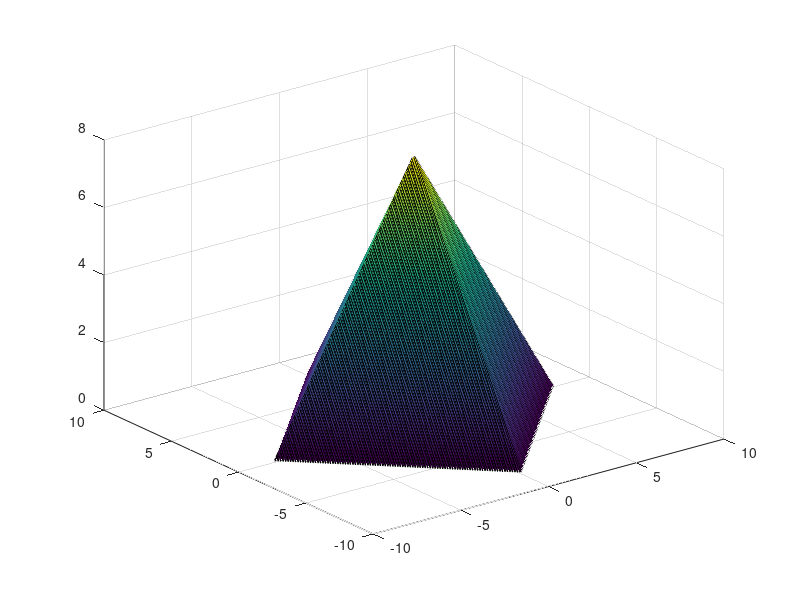

Here is the MATLAB script that generated this plot: (Note: this script raises an error after producing the figure.)
%% File Dependencies: 
% Core: illiSeg.m, reconstruct3D.m
% Accessory: rgb2lab.m, tight_subplot.m, getAllFilesInFolder.m,
% csvwrite_with_headers.m
%
% Flowchart: 
% Pair images into triplets, rename and compress the image files --- READ module
% 
sz = [5 5 5];
x = 1:sz(1);
y = 1:sz(2);
z = 1:sz(3);
[X,Y,Z] = meshgrid(x,y,z);

x = linspace(-8,8,200);
y = linspace(-8,8,200);
[X,Y] = meshgrid(x,y);
Z = (4-abs(X)) + (4-abs(Y));
Z(Z < 0) = NaN;
surf(X,Y,Z)
%% Control panel
READ = false; COMPRESS = true; compress_size = 1024; % Rename image file (one-time only), compress image file (if the resolution remains the same, turn off the switch)
SEGMENT = false;
RECONSTRUCT = true;

% User define folder name here
inFolderName = './samples/Jul_12_2018/'; 

%% Single ball case
% img = imread(fullfile(inFolderName, 'IMG_0443.jpg'));
% % Compress
% [h,w,d] = size(img);
% if h > w
%     img = imresize(img, [compress_size NaN]);
% else
%     img = imresize(img, [NaN compress_size]);
% end
% % Segmentation
% imageSegmenter(img); % use active contour
% pause;
% imageSegmenter close;
% % Region property
% [Label,N] = bwlabel(BW, 4); % N is the number of regions
% stats = regionprops(Label, 'all'); 
% allBoundingBox = [stats.BoundingBox];
% ballCrop = imcrop(BW,allBoundingBox(1:4));
% 
% view = 2;
% for i = 61 : 120
%     imwrite(ballCrop, fullfile(inFolderName, strcat('timg', sprintf('%04d', i), '_', num2str(view), '_ball', '.png')));
% end

%% READ: Read image files
if READ  
    % Create output folder for raw images
    rawFolderName = strcat(inFolderName, 'Raw/');
    if ~exist(rawFolderName, 'dir')
        mkdir(rawFolderName);
    end   
    
    % Specify the working folder and get all image files in it
    fnames = getAllFilesInFolder(inFolderName); % getAllFilesInFolder.m can be customed to filter out some file types
%     if (mod(length(fnames),3) ~= 0) % check if the images are correctly taken 3 views of each particle
%         error("Images are not paired in triplet...Please check if some views are missing!");
%     end

    % Format arbitrary image file names to img000N_X and move to Raw folder
    % where N = image No. and X = 0(top)/1(front)/2(side) 
    % Note: raw images should be taken in sequence front-->side-->top!
    % The filename formatting should only be done once for a folder
    % Get the file extension
    [path, name, extension] = fileparts(fnames{1}); 
    for i = 1 : length(fnames)
        % newFileName = strcat('img', sprintf('%04d', ceil(i / 3)), '_', num2str(mod(i, 3)), extension); % for triplet images
        % For individual set
        view = 1; % 0(top)/1(front)/2(side) 
        newFileName = strcat('img', sprintf('%04d', i), '_', num2str(view), extension);
        
        % Rename files and put them under "Raw" folder
        movefile(fullfile(inFolderName, fnames{i}), fullfile(rawFolderName, newFileName));     
    end
    
    % Avoid having too large image file and long running time, pre-processing the files
    if COMPRESS
        % Create output folder for compressed images
        compressFolderName = strcat(inFolderName, 'Compressed/');
        if ~exist(compressFolderName, 'dir')
            mkdir(compressFolderName);
        end
        
        fnames = getAllFilesInFolder(rawFolderName);
        for i = 1 : length(fnames)
            img = imread(fullfile(rawFolderName, fnames{i}));

            % Fix a default dimension of 1024
            [h,w,d] = size(img);
            if h > w
                img = imresize(img, [compress_size NaN]);
            else
                img = imresize(img, [NaN compress_size]);
            end

            % Save compressed image
            [path, name, extension] = fileparts(fnames{i});
            imwrite(img, fullfile(compressFolderName, strcat(name, '.png'))); % @note: DON'T save as .jpg! This will lead to lossful compression and the segmentation results will be messed up! use PNG
        end
    end
    
end

%% SEGMENT: Particle and calibration ball segmentation
if SEGMENT
    close all;
    
    % Locate input files
    compressFolderName = strcat(inFolderName, 'Compressed/');
    fnames = getAllFilesInFolder(compressFolderName);
    
%     rawFolderName = strcat(inFolderName, 'Raw/');
%     fnames = getAllFilesInFolder(rawFolderName);
    
    % Create output folder
    segFolderName = strcat(inFolderName, 'Segmentation/');
    if ~exist(segFolderName, 'dir')
        mkdir(segFolderName);
    end
    
    % Group segmentation or single segmentation based on user's option
    DEBUG = true; object = 1; view = 2; % designate the object & view (1-top;2-front;3-side) to debug
    if DEBUG
        % Create debug  folder or clear existing folder
        debugFolderName = strcat(segFolderName, 'Debug/');
        if ~exist(debugFolderName, 'dir')
            mkdir(debugFolderName);
        else
            % Clear existing files in debug folder
            % delete(strcat(debugFolderName, '*'));
        end
        % Debug individual image (either illiSeg or illiSeg_old)
        % For images organized in triplet sequence: 
        % result = illiSeg(fullfile(compressFolderName, fnames{(object - 1) * 3 + view}), DEBUG);
        
        % For batch processing of each view (phone) images separately:
        result = illiSeg(fullfile(compressFolderName, strcat('img', sprintf('%04d', object), '_', num2str(view - 1), '.png')), DEBUG);
        
        % For manually segmentation
%         img = imread(fullfile(compressFolderName, strcat('img', sprintf('%04d', object), '_', num2str(view - 1), '.png')));
%         imageSegmenter(img);
%         pause;
%         imageSegmenter close;
%         rockBoundary = bwperim(BW, 4); 
%         img = imoverlay(img, rockBoundary, 'red');
%         
%         [Label,N] = bwlabel(BW, 4); 
%         stats = regionprops(Label, 'all'); 
%         allBoundingBox = [stats.BoundingBox];
%         rockCrop = imcrop(BW,allBoundingBox(1:4));
%         imwrite(img, fullfile(debugFolderName, strcat('img', sprintf('%04d', object), '_', num2str(view - 1), '.png')));
%         imwrite(rockCrop, fullfile(debugFolderName, strcat('timg', sprintf('%04d', object), '_', num2str(view - 1), '_rock', '.png')));
    else
        % For batch processing of each view (phone) images separately:
        for i = 1 : length(fnames)
            illiSeg(fullfile(compressFolderName, fnames{i}), DEBUG);
        end
        
        % For images organized in triplet sequence: 
%         summary = [];
%         for object = 1 : length(fnames) / 3
%             results = [];
%             for i = 1 : 3 % image triplet of top-front-side views of an object
%                 views{i} = fullfile(compressFolderName, fnames{(object - 1) * 3 + i});
%                 results = cat(2, results, illiSeg(views{i}, DEBUG));
%             end
%             summary(2*(object-1)+1:2*(object-1)+2, :) = results;
%             % summary compiles particle information of all the segmented images
%             % Columns are the hole ratios of the rock particle and the
%             % equivalent diameters of the calibration ball, interleaved following
%             % top-front-side sequence. Rows are interleaved as rock-ball pair.
%             % Example:
%             % ratio1_top ratio1_front ratio1_side ---- rock1
%             % diamt1_top diamt1_front diamt1_side ---- ball1
%             % ratio2_top ratio2_front ratio2_side ---- rock2
%             % diamt2_top diamt2_front diamt2_side ---- ball2
%             % ratio3_top ratio3_front ratio3_side ---- rock3
%             % diamt3_top diamt3_front diamt3_side ---- ball3
%             % ...
%         end
%         % Save the summary info to disk
%         save(fullfile(segFolderName, 'summary.mat'), 'summary');
    end
      
end

%% RECONSTRUCT: 3D reconstruction and volume estimation
if RECONSTRUCT
    close all;
    
    % Read measured weight/volume information
    file = fopen(fullfile(inFolderName, 'measure.txt'));
    line1 = textscan(fgetl(file), '%d %d', 'Delimiter', ' '); % Line 1: volume & weight indicator: integer 0/1 
    line2 = textscan(fgetl(file), '%d', 'Delimiter', ' '); % Line 2: number of triplet repetition
    volumeFlag = line1{1};
    weightFlag = line1{2};
    repetition = line2{1};
    i = 1; final = [];
    while feof(file) ~= 1
        line = textscan(fgetl(file), '%f %f', 'Delimiter', ' ');
        if volumeFlag && weightFlag % volume and weight
            final(i, 1) = line{1};
            final(i, 2) = line{2};
        elseif volumeFlag % volume only
            final(i, 1) = line{1};
            final(i, 2) = 0;
        else % weight only
            final(i, 1) = 0;
            final(i, 2) = line{1};
        end
        i = i + 1;
    end
    final_full = repelem(final, repetition, 1); % repeat each elements in a matrix
    fclose(file);
    % Result:
    % Matrix 'final':
    % 1st column -- Measured volume (in cm3)
    % 2nd column -- Measured weight (in g)
    % Matrix 'final_full': the replicated 'final' based on object
    % repetition, if 'final' is nx1 matrix and repetition is 3 for each
    % triplet, then 'final_full' is 3nx1 matrix

    % Locate input files
    segFolderName = strcat(inFolderName, 'Segmentation/');
%     S = load(fullfile(segFolderName, 'summary.mat'), '-mat');
%     info = S.summary;
    
    % Create output folder
    reconFolderName = strcat(inFolderName, 'Reconstruction/');
    if ~exist(reconFolderName, 'dir')
        mkdir(reconFolderName);
    end
    
    % Group reconstruction or single reconstruction based on user's option
    DEBUG = true; object = 104; % designate the object to debug
    if DEBUG
        % Create debug folder or clear existing folder
        debugFolderName = strcat(reconFolderName, 'Debug/');
        if ~exist(debugFolderName, 'dir')
            mkdir(debugFolderName);
        else
            % Clear existing files in debug folder
            delete(strcat(debugFolderName, '*'));
        end
        % Debug single object
        for view = 1 : 3
            rocks{view} = imread(fullfile(segFolderName, strcat('timg', sprintf('%04d', object), '_', num2str(view - 1), '_rock.png')));
            balls{view} = imread(fullfile(segFolderName, strcat('timg', sprintf('%04d', object), '_', num2str(view - 1), '_ball.png')));
            % D(view) = info(2 * object, view); 
            D(view) = min(size(balls{view})); % based on minimum dimension
            %R(view) = info(2 * object - 1, view);
        end
        [rockVoxel, removal] = reconstruct3D(rocks, D, DEBUG, true);
        %ballVoxel = reconstruct3D(balls, D, DEBUG);
        %rockVolume = rockVoxel / ballVoxel * 8 * (2 - sqrt(2)) * 0.75^3 * 16.3871; % the orthogonal intersection volume of a sphere
        
        % Plot volume comparsion
%         figure; hold on;
%         range = 2000;
%         xlim([0 range]), ylim([0 range]), pbaspect([1 1 1]);
%         handle = zeros(4, 1);
%         handle(1) = plot(final_full(object,1), rockVolume, '*r');  % data point
%         refLine = linspace(0, range, 6); 
%         percent10Error = refLine .* 0.1;
%         percent20Error = refLine .* 0.2;
%         handle(2) = plot(refLine, refLine, '-k', 'LineWidth', 1); % 45 deg reference line
%         handle(3) = plot(refLine, refLine + percent10Error, '--g', 'LineWidth', 1); % 10% error range line
%         plot(refLine, refLine - percent10Error, '--g', 'LineWidth', 1);
%         handle(4) = plot(refLine, refLine + percent20Error, '--b', 'LineWidth', 1); % 20% error range line
%         plot(refLine, refLine - percent20Error, '--b', 'LineWidth', 1);
%         legend(handle, 'Reconstructed Volume', 'Reference Line', '10% Eror', '20% Error', 'Location', 'NorthWest');
%         title('Volume Comparsion'), xlabel('Actual Volume (in cm3)'), ylabel('Reconstructed Volume (in cm3)');
        % saveas(gcf, fullfile(debugFolderName, 'comparison_volume.png'));
    else
        % Calculate the benchmarked dimensions (x,y,z) from the least squares 
        % solution of the linear system
        nums = size(final_full, 1); % size(info,1) / 2; % number of particles
        weights = [];
        volumes = [];
        remove = [];
        for i = 1 : nums
            D = []; % diameters of calibration ball
            R = []; % hole ratios of rock
            for j = 1 : 3
                rocks{j} = imread(fullfile(segFolderName, strcat('timg', sprintf('%04d', i), '_', num2str(j - 1), '_rock.png')));
                balls{j} = imread(fullfile(segFolderName, strcat('timg', sprintf('%04d', i), '_', num2str(j - 1), '_ball.png')));
                % D(j) = info(2 * i, j); 
                D(j) = min(size(balls{j})); % options: use equivalent diameter, or the minimum diameter
                % R(j) = info(2 * i - 1, j);
            end
            [rockVoxel, sphericity, removal] = reconstruct3D(rocks, D, DEBUG, true);
            %voxel(i) = rockVoxel;
            %remove = cat(1, remove, removal);
            [ballVoxel, sphericity] = reconstruct3D(balls, D, DEBUG, false);
            % Options for the calibration ball volume: 
            % 1. Actual 1 in. ball volume is 4/3*PI*R^3 = 0.523599 in3
            % use the ball diameter in top view to compute volume from the
            % volume equation
            % 2. Assume the reconstructed body is exactly the 1 in. ball
            % volume            
            % 3. Theoretical 3D reconstructed ball is not a sphere, but a
            % intersected body with volume V = 8(2 - sqrt(2))R^3
            % use the reconstructed ball voxel to compute the rock volume
            % Note: an overall calibration factor is needed b/c the
            % reconstructed volume is consistently greater than the actual,
            % by default 0.8
            % Ref: http://xuxzmail.blog.163.com/blog/static/25131916200974113416209/
            
            % rockVolume = 0.8 * rockVoxel / (4 / 3 * 3.1415926 * (D(1)/2)^3) * 0.523599 * 16.3871;
            %rockVolume = rockVoxel / ballVoxel * 1.76714 * 16.3871; % calibration ball is V = 4/3 * PI * R3 = 0.523599 in3; 1 in3 = 16.3871 cm3
            rockVolume =  rockVoxel / ballVoxel * 8 * (2 - sqrt(2)) * 0.75^3 * 16.3871; % the orthogonal intersection volume of a sphere
            Gs = 2.66; % typical specific gravity of rock = 2.65g/cm3
            rockWeight = rockVolume * Gs; 
            volumes(i, 1) = rockVolume;
            weights(i, 1) = rockWeight;
            % sphere(i,1) = sphericity; % not used
            
            % Volume correction based on hole ratio (not used for now)
            % holeRatio = 1 - mean(R);
            % rockVoxel = rockVoxel * holeRatio;     
        end
        
%         csvwrite(fullfile(reconFolderName, 'voxel.csv'), voxel);
%         csvwrite(fullfile(reconFolderName, 'removal.csv'), remove);
        
        % Save the 3D voxel array to disk
        save(fullfile(reconFolderName, 'volume.mhat'), 'volumes'); 
        
        % For full results
        error_volume = (volumes - final_full(:, 1)) ./ final_full(:, 1) * 100;
        error_weight = (weights - final_full(:, 2)) ./ final_full(:, 2) * 100;
        final_full = [final_full(:, 1) volumes error_volume final_full(:, 2) weights error_weight];
        
        % For average results
        volumes = reshape(volumes, repetition, []); % reshape the matrix
        mean_volume = mean(volumes, 1)'; % take the mean every n repetitons
        error_volume = (mean_volume - final(:, 1)) ./ final(:, 1) * 100;
        weights = reshape(weights, repetition, []);
        mean_weight = mean(weights, 1)';
        error_weight = (mean_weight - final(:, 2)) ./ final(:, 2) * 100;
        final = [final(:, 1) mean_volume error_volume final(:, 2) mean_weight error_weight];
        
        csvwrite(fullfile(reconFolderName, 'volumes.csv'), mean_volume);
        
        header = {'Particle No.', 'Measured Volume (cm3)', 'Measured Weight (g)', 'Reconstructed Volume (cm3)', 'Volume1 (cm3)', 'Volume2 (cm3)', 'Volume3 (cm3)'};
        % header = {'Particle No.', 'Measured Volume (cm3)', 'Measured Weight (g)', 'Reconstructed Volume (cm3)', 'Volume1 (cm3)'};
        data = [ (1:size(final,1))' final(:,1) final(:,4) mean_volume volumes' ];
        csvwrite_with_headers(fullfile(reconFolderName, 'result.csv'), data, header);
        
        % Plot volume comparsion
%         figure(1); hold on;
%         range = 2000;
%         xlim([0 range]), ylim([0 range]), pbaspect([1 1 1]); 
%         handle = zeros(5, 1);
%         handle(1) = plot(final_full(:,1), final_full(:,2), '*r'); % data point
%         handle(2) = plot(final(:, 1), final(:, 2), 'ob'); % average value
%         refLine = linspace(0, range, 6); 
%         percent10Error = refLine .* 0.1;
%         percent20Error = refLine .* 0.2;
%         handle(3) = plot(refLine, refLine, '-k', 'LineWidth', 1); % 45 deg reference line
%         handle(4) = plot(refLine, refLine + percent10Error, '--g', 'LineWidth', 1); % 10% error range line
%         plot(refLine, refLine - percent10Error, '--g', 'LineWidth', 1);
%         handle(5) = plot(refLine, refLine + percent20Error, '--b', 'LineWidth', 1); % 20% error range line
%         plot(refLine, refLine - percent20Error, '--b', 'LineWidth', 1);
%         title('Volume Comparsion'), xlabel('Actual Volume (in cm3)'), ylabel('Reconstructed Volume (in cm3)');
%         legend(handle, 'Reconstructed Volume', 'Average Volume', 'Reference Line', '10% Eror', '20% Error', 'Location', 'NorthWest');
%         % saveas(gcf, fullfile(reconFolderName, 'comparison_volume.png'));
        
        % Plot weight comparison
        figure(2); hold on;
        range = 15000;
        xlim([0 range]), ylim([0 range]), pbaspect([1 1 1]);
        handle = zeros(5, 1);
        handle(1) = plot(final_full(:,4), final_full(:,5), '*r'); % data point
        handle(2) = plot(final(:, 4), final(:, 5), 'ob'); % average value
        refLine = linspace(0, range, 6);
        percent10Error = refLine .* 0.1;
        percent20Error = refLine .* 0.2;
        handle(3) = plot(refLine, refLine, '-k', 'LineWidth', 1); % 45 deg reference line
        handle(4) = plot(refLine, refLine + percent10Error, '--g', 'LineWidth', 1); % 10% error range line
        plot(refLine, refLine - percent10Error, '--g', 'LineWidth', 1);
        handle(5) = plot(refLine, refLine + percent20Error, '--b', 'LineWidth', 1); % 20% error range line
        plot(refLine, refLine - percent20Error, '--b', 'LineWidth', 1);
        title('Weight Comparsion'), xlabel('Actual Weight (in g)'), ylabel('Reconstructed Weight (in g)');
        legend(handle, 'Reconstructed Weight', 'Average Weight', 'Reference Line', '10% Eror', '20% Error', 'Location', 'NorthWest');
        % saveas(gcf, fullfile(reconFolderName, 'comparison_weight.png'));
    end
    
end

%% Notes
% Volume visualization tutorial:
% https://blogs.mathworks.com/videos/2009/10/23/basics-volume-visualization-19-defining-scalar-and-vector-fields/
% https://stackoverflow.com/questions/2942251/matlab-3d-volume-visualization-and-3d-overlay
% https://stackoverflow.com/questions/13553108/how-i-can-display-3d-logical-volume-data-matlab
% https://stackoverflow.com/questions/6891154/creating-3d-volume-from-2d-slice-set-of-grayscale-images
% 
% Isosurface: isosurface(V, value)
% https://www.mathworks.com/help/matlab/ref/isosurface.html
% 
% 3D binary boundary of mask:
% https://www.mathworks.com/matlabcentral/answers/85180-multi-dimensional-version-of-bwboundaries
%
% 3D boundary of a set of points: boundary(x,y,z)
% https://www.mathworks.com/help/matlab/ref/boundary.html
%
% 3D Minkowski geometric measures: imMinkowski package
% https://www.mathworks.com/matlabcentral/fileexchange/33690-geometric-measures-in-2d-3d-images
%
% 3D voxel rendering: vol3d package
% https://www.mathworks.com/matlabcentral/fileexchange/22940-vol3d-v2
% https://blogs.mathworks.com/pick/2013/10/04/easy-visualization-of-volumetric-data/
% 
% 3D reconstruct:
% https://www.mathworks.com/matlabcentral/fileexchange/3280-voxel
% https://www.mathworks.com/matlabcentral/fileexchange/42876-surf2solid-make-a-solid-volume-from-a-surface-for-3d-printing?focused=3810976&tab=function
% https://www.mathworks.com/matlabcentral/fileexchange/24484-geom3d?focused=8549167&tab=function
% https://www.mathworks.com/matlabcentral/fileexchange/37268-3d-volume-visualization
% https://www.mathworks.com/matlabcentral/fileexchange/59161-volumetric-3?s_tid=srchtitle
% https://www.mathworks.com/help/images/explore-3-d-volumetric-data-with-volume-viewer-app.html